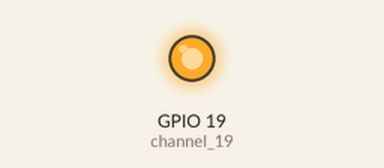
This program was run on a simulated Raspberry Pi (BCM pin numbers). Shown: output pins drawn as LEDs (lit = HIGH). The clock reads 2024-03-15 10:24:30 at power-on unless the program sets it; what the program prints to the terminal is not drawn.

Above: at 0.1 s.
Timing chart, 0 to 1.6 s (numbered marks = the images above):
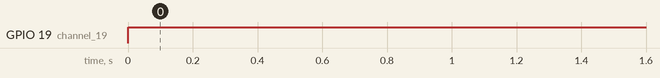

Measured:
- by itself, GPIO 19 (channel_19): LOW → HIGH at 0.00 s

The program:

Shade_on.py
```python
import RPi.GPIO as GPIO
from datetime import datetime, time
import time as t

channel_19 = 19 #change channel_19 based on relay

# GPIO setup
GPIO.setmode(GPIO.BCM)
GPIO.setwarnings(False)  # Suppress GPIO warnings
GPIO.setup(channel_19, GPIO.OUT)

def shade_ex_off(pin):
    GPIO.output(pin, GPIO.HIGH)

def shade_ex_on(pin):
    GPIO.output(pin, GPIO.LOW)

try:
    while True:

        # Get the current time
        current_time = datetime.now().time()

        # Define the start and end times
        start_time_shade_ex = time(10, 30)
        end_time_shade_ex = time(10, 33)

        # Check if the current time is between 10:30 AM and 10:33 AM:
        if start_time_shade_ex <= current_time <= end_time_shade_ex:
            print("The current time is 10:30, shades will be extended now")
            print("shade is expanding now")
            shade_ex_on(channel_19)
            t.sleep(180)
        else:
            print("no change to shading now")
            shade_ex_off(channel_19)
            t.sleep(1)


except KeyboardInterrupt:
    GPIO.cleanup()
```
